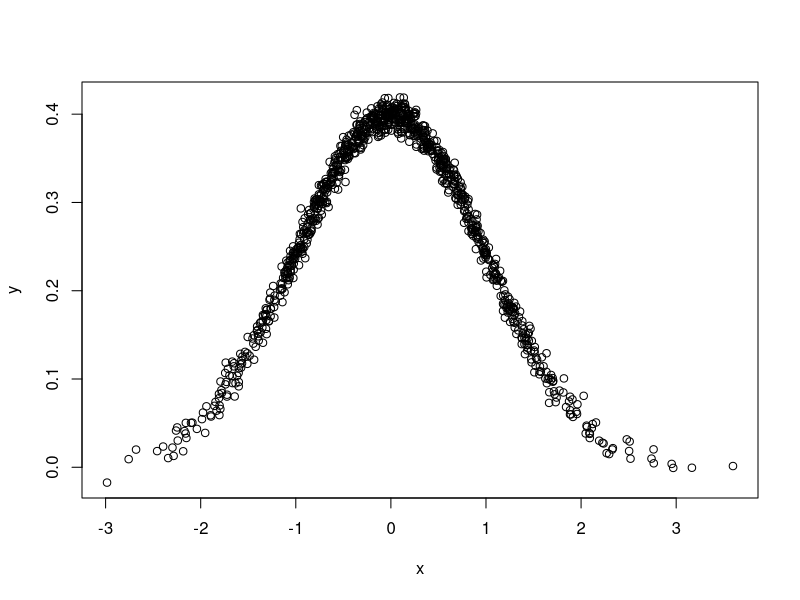
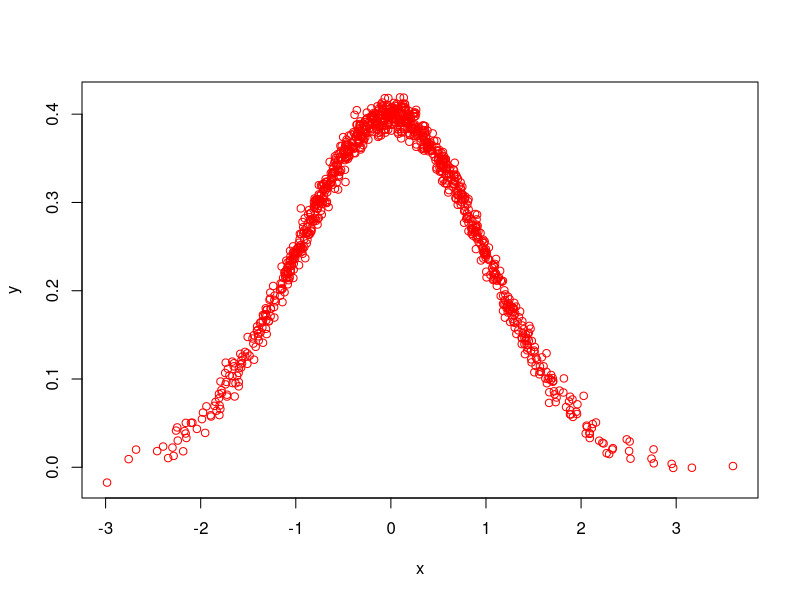

Here is the R script that generated these plots, in order:
## ---- chunk 1
knitr::opts_chunk$set(echo = TRUE)
## ---- chunk 2
head(mtcars)
## ---- chunk 3
library(tidyverse)
## ---- chunk 4
sumRes <- sum(1:10)
sumRes
cat("Now include = FALSE and this message will not appear in the pdf")
## ---- chunk 5
sumRes
## ---- chunk 6
x <- rnorm(1000) #Generating x
y <- dnorm(x)+rnorm(1000,0,.01)

plot(x,y)
## ---- chunk 7
plot(x,y, col = "red")
